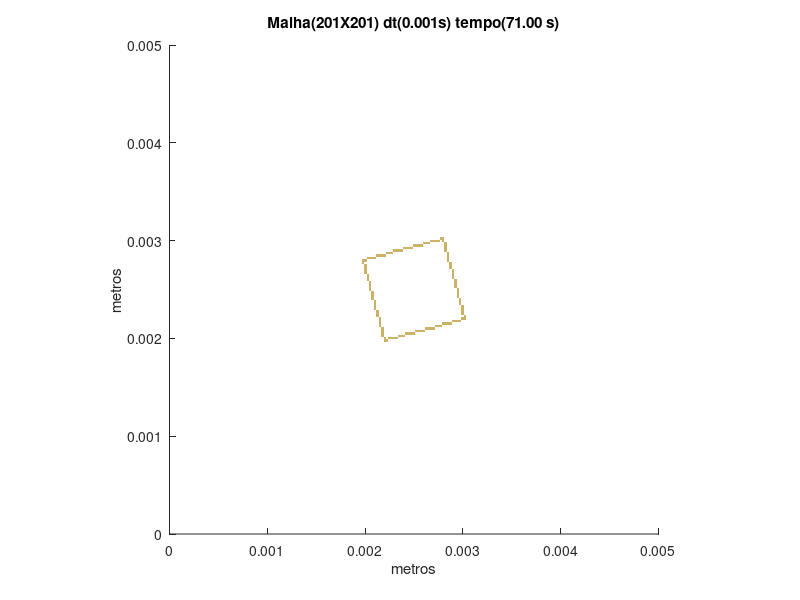

This chart was generated by the following MATLAB code:
set (gca,'PlotBoxAspectRatio',[1 1 1],'Xlim',[0,0.005],'Ylim',[0,0.005])
hold on
title('Malha(201X201) dt(0.001s) tempo(71.00 s)')
hold on
ylabel('metros')
hold on
xlabel('metros')
hold on

fill([0.00218905472636816 0.00218905472636816 0.00221393034825871 0.00221393034825871],[0.00196517412935323 0.00199004975124378 0.00199004975124378 0.00196517412935323],[0.8,0.7,0.4],'LineStyle','none')

fill([0.00221393034825871 0.00221393034825871 0.00223880597014925 0.00223880597014925],[0.00196517412935323 0.00199004975124378 0.00199004975124378 0.00196517412935323],[0.8,0.7,0.4],'LineStyle','none')

fill([0.00218905472636816 0.00218905472636816 0.00221393034825871 0.00221393034825871],[0.00199004975124378 0.00201492537313433 0.00201492537313433 0.00199004975124378],[0.8,0.7,0.4],'LineStyle','none')

fill([0.00223880597014925 0.00223880597014925 0.0022636815920398 0.0022636815920398],[0.00199004975124378 0.00201492537313433 0.00201492537313433 0.00199004975124378],[0.8,0.7,0.4],'LineStyle','none')

fill([0.0022636815920398 0.0022636815920398 0.00228855721393035 0.00228855721393035],[0.00199004975124378 0.00201492537313433 0.00201492537313433 0.00199004975124378],[0.8,0.7,0.4],'LineStyle','none')

fill([0.00228855721393035 0.00228855721393035 0.0023134328358209 0.0023134328358209],[0.00199004975124378 0.00201492537313433 0.00201492537313433 0.00199004975124378],[0.8,0.7,0.4],'LineStyle','none')

fill([0.0023134328358209 0.0023134328358209 0.00233830845771144 0.00233830845771144],[0.00199004975124378 0.00201492537313433 0.00201492537313433 0.00199004975124378],[0.8,0.7,0.4],'LineStyle','none')

fill([0.00216417910447761 0.00216417910447761 0.00218905472636816 0.00218905472636816],[0.00201492537313433 0.00203980099502488 0.00203980099502488 0.00201492537313433],[0.8,0.7,0.4],'LineStyle','none')

fill([0.00233830845771144 0.00233830845771144 0.00236318407960199 0.00236318407960199],[0.00201492537313433 0.00203980099502488 0.00203980099502488 0.00201492537313433],[0.8,0.7,0.4],'LineStyle','none')

fill([0.00236318407960199 0.00236318407960199 0.00238805970149254 0.00238805970149254],[0.00201492537313433 0.00203980099502488 0.00203980099502488 0.00201492537313433],[0.8,0.7,0.4],'LineStyle','none')

fill([0.00238805970149254 0.00238805970149254 0.00241293532338308 0.00241293532338308],[0.00201492537313433 0.00203980099502488 0.00203980099502488 0.00201492537313433],[0.8,0.7,0.4],'LineStyle','none')

fill([0.00216417910447761 0.00216417910447761 0.00218905472636816 0.00218905472636816],[0.00203980099502488 0.00206467661691542 0.00206467661691542 0.00203980099502488],[0.8,0.7,0.4],'LineStyle','none')

fill([0.00241293532338308 0.00241293532338308 0.00243781094527363 0.00243781094527363],[0.00203980099502488 0.00206467661691542 0.00206467661691542 0.00203980099502488],[0.8,0.7,0.4],'LineStyle','none')

fill([0.00243781094527363 0.00243781094527363 0.00246268656716418 0.00246268656716418],[0.00203980099502488 0.00206467661691542 0.00206467661691542 0.00203980099502488],[0.8,0.7,0.4],'LineStyle','none')

fill([0.00246268656716418 0.00246268656716418 0.00248756218905473 0.00248756218905473],[0.00203980099502488 0.00206467661691542 0.00206467661691542 0.00203980099502488],[0.8,0.7,0.4],'LineStyle','none')

fill([0.00248756218905473 0.00248756218905473 0.00251243781094527 0.00251243781094527],[0.00203980099502488 0.00206467661691542 0.00206467661691542 0.00203980099502488],[0.8,0.7,0.4],'LineStyle','none')

fill([0.00216417910447761 0.00216417910447761 0.00218905472636816 0.00218905472636816],[0.00206467661691542 0.00208955223880597 0.00208955223880597 0.00206467661691542],[0.8,0.7,0.4],'LineStyle','none')

fill([0.00251243781094527 0.00251243781094527 0.00253731343283582 0.00253731343283582],[0.00206467661691542 0.00208955223880597 0.00208955223880597 0.00206467661691542],[0.8,0.7,0.4],'LineStyle','none')

fill([0.00253731343283582 0.00253731343283582 0.00256218905472637 0.00256218905472637],[0.00206467661691542 0.00208955223880597 0.00208955223880597 0.00206467661691542],[0.8,0.7,0.4],'LineStyle','none')

fill([0.00256218905472637 0.00256218905472637 0.00258706467661692 0.00258706467661692],[0.00206467661691542 0.00208955223880597 0.00208955223880597 0.00206467661691542],[0.8,0.7,0.4],'LineStyle','none')

fill([0.00258706467661692 0.00258706467661692 0.00261194029850746 0.00261194029850746],[0.00206467661691542 0.00208955223880597 0.00208955223880597 0.00206467661691542],[0.8,0.7,0.4],'LineStyle','none')

fill([0.00216417910447761 0.00216417910447761 0.00218905472636816 0.00218905472636816],[0.00208955223880597 0.00211442786069652 0.00211442786069652 0.00208955223880597],[0.8,0.7,0.4],'LineStyle','none')

fill([0.00261194029850746 0.00261194029850746 0.00263681592039801 0.00263681592039801],[0.00208955223880597 0.00211442786069652 0.00211442786069652 0.00208955223880597],[0.8,0.7,0.4],'LineStyle','none')

fill([0.00263681592039801 0.00263681592039801 0.00266169154228856 0.00266169154228856],[0.00208955223880597 0.00211442786069652 0.00211442786069652 0.00208955223880597],[0.8,0.7,0.4],'LineStyle','none')

fill([0.00266169154228856 0.00266169154228856 0.0026865671641791 0.0026865671641791],[0.00208955223880597 0.00211442786069652 0.00211442786069652 0.00208955223880597],[0.8,0.7,0.4],'LineStyle','none')

fill([0.0026865671641791 0.0026865671641791 0.00271144278606965 0.00271144278606965],[0.00208955223880597 0.00211442786069652 0.00211442786069652 0.00208955223880597],[0.8,0.7,0.4],'LineStyle','none')

fill([0.00213930348258706 0.00213930348258706 0.00216417910447761 0.00216417910447761],[0.00211442786069652 0.00213930348258706 0.00213930348258706 0.00211442786069652],[0.8,0.7,0.4],'LineStyle','none')

fill([0.00271144278606965 0.00271144278606965 0.0027363184079602 0.0027363184079602],[0.00211442786069652 0.00213930348258706 0.00213930348258706 0.00211442786069652],[0.8,0.7,0.4],'LineStyle','none')

fill([0.0027363184079602 0.0027363184079602 0.00276119402985075 0.00276119402985075],[0.00211442786069652 0.00213930348258706 0.00213930348258706 0.00211442786069652],[0.8,0.7,0.4],'LineStyle','none')

fill([0.00276119402985075 0.00276119402985075 0.00278606965174129 0.00278606965174129],[0.00211442786069652 0.00213930348258706 0.00213930348258706 0.00211442786069652],[0.8,0.7,0.4],'LineStyle','none')

fill([0.00213930348258706 0.00213930348258706 0.00216417910447761 0.00216417910447761],[0.00213930348258706 0.00216417910447761 0.00216417910447761 0.00213930348258706],[0.8,0.7,0.4],'LineStyle','none')

fill([0.00278606965174129 0.00278606965174129 0.00281094527363184 0.00281094527363184],[0.00213930348258706 0.00216417910447761 0.00216417910447761 0.00213930348258706],[0.8,0.7,0.4],'LineStyle','none')

fill([0.00281094527363184 0.00281094527363184 0.00283582089552239 0.00283582089552239],[0.00213930348258706 0.00216417910447761 0.00216417910447761 0.00213930348258706],[0.8,0.7,0.4],'LineStyle','none')

fill([0.00283582089552239 0.00283582089552239 0.00286069651741294 0.00286069651741294],[0.00213930348258706 0.00216417910447761 0.00216417910447761 0.00213930348258706],[0.8,0.7,0.4],'LineStyle','none')

fill([0.00286069651741294 0.00286069651741294 0.00288557213930348 0.00288557213930348],[0.00213930348258706 0.00216417910447761 0.00216417910447761 0.00213930348258706],[0.8,0.7,0.4],'LineStyle','none')

fill([0.00213930348258706 0.00213930348258706 0.00216417910447761 0.00216417910447761],[0.00216417910447761 0.00218905472636816 0.00218905472636816 0.00216417910447761],[0.8,0.7,0.4],'LineStyle','none')

fill([0.00288557213930348 0.00288557213930348 0.00291044776119403 0.00291044776119403],[0.00216417910447761 0.00218905472636816 0.00218905472636816 0.00216417910447761],[0.8,0.7,0.4],'LineStyle','none')

fill([0.00291044776119403 0.00291044776119403 0.00293532338308458 0.00293532338308458],[0.00216417910447761 0.00218905472636816 0.00218905472636816 0.00216417910447761],[0.8,0.7,0.4],'LineStyle','none')

fill([0.00293532338308458 0.00293532338308458 0.00296019900497512 0.00296019900497512],[0.00216417910447761 0.00218905472636816 0.00218905472636816 0.00216417910447761],[0.8,0.7,0.4],'LineStyle','none')

fill([0.00296019900497512 0.00296019900497512 0.00298507462686567 0.00298507462686567],[0.00216417910447761 0.00218905472636816 0.00218905472636816 0.00216417910447761],[0.8,0.7,0.4],'LineStyle','none')

fill([0.00213930348258706 0.00213930348258706 0.00216417910447761 0.00216417910447761],[0.00218905472636816 0.00221393034825871 0.00221393034825871 0.00218905472636816],[0.8,0.7,0.4],'LineStyle','none')

fill([0.00298507462686567 0.00298507462686567 0.00300995024875622 0.00300995024875622],[0.00218905472636816 0.00221393034825871 0.00221393034825871 0.00218905472636816],[0.8,0.7,0.4],'LineStyle','none')

fill([0.00300995024875622 0.00300995024875622 0.00303482587064677 0.00303482587064677],[0.00218905472636816 0.00221393034825871 0.00221393034825871 0.00218905472636816],[0.8,0.7,0.4],'LineStyle','none')

fill([0.00211442786069652 0.00211442786069652 0.00213930348258706 0.00213930348258706],[0.00221393034825871 0.00223880597014925 0.00223880597014925 0.00221393034825871],[0.8,0.7,0.4],'LineStyle','none')

fill([0.00300995024875622 0.00300995024875622 0.00303482587064677 0.00303482587064677],[0.00221393034825871 0.00223880597014925 0.00223880597014925 0.00221393034825871],[0.8,0.7,0.4],'LineStyle','none')

fill([0.00211442786069652 0.00211442786069652 0.00213930348258706 0.00213930348258706],[0.00223880597014925 0.0022636815920398 0.0022636815920398 0.00223880597014925],[0.8,0.7,0.4],'LineStyle','none')

fill([0.00298507462686567 0.00298507462686567 0.00300995024875622 0.00300995024875622],[0.00223880597014925 0.0022636815920398 0.0022636815920398 0.00223880597014925],[0.8,0.7,0.4],'LineStyle','none')

fill([0.00211442786069652 0.00211442786069652 0.00213930348258706 0.00213930348258706],[0.0022636815920398 0.00228855721393035 0.00228855721393035 0.0022636815920398],[0.8,0.7,0.4],'LineStyle','none')

fill([0.00298507462686567 0.00298507462686567 0.00300995024875622 0.00300995024875622],[0.0022636815920398 0.00228855721393035 0.00228855721393035 0.0022636815920398],[0.8,0.7,0.4],'LineStyle','none')

fill([0.00208955223880597 0.00208955223880597 0.00211442786069652 0.00211442786069652],[0.00228855721393035 0.0023134328358209 0.0023134328358209 0.00228855721393035],[0.8,0.7,0.4],'LineStyle','none')

fill([0.00298507462686567 0.00298507462686567 0.00300995024875622 0.00300995024875622],[0.00228855721393035 0.0023134328358209 0.0023134328358209 0.00228855721393035],[0.8,0.7,0.4],'LineStyle','none')

fill([0.00208955223880597 0.00208955223880597 0.00211442786069652 0.00211442786069652],[0.0023134328358209 0.00233830845771144 0.00233830845771144 0.0023134328358209],[0.8,0.7,0.4],'LineStyle','none')

fill([0.00298507462686567 0.00298507462686567 0.00300995024875622 0.00300995024875622],[0.0023134328358209 0.00233830845771144 0.00233830845771144 0.0023134328358209],[0.8,0.7,0.4],'LineStyle','none')

fill([0.00208955223880597 0.00208955223880597 0.00211442786069652 0.00211442786069652],[0.00233830845771144 0.00236318407960199 0.00236318407960199 0.00233830845771144],[0.8,0.7,0.4],'LineStyle','none')

fill([0.00296019900497512 0.00296019900497512 0.00298507462686567 0.00298507462686567],[0.00233830845771144 0.00236318407960199 0.00236318407960199 0.00233830845771144],[0.8,0.7,0.4],'LineStyle','none')

fill([0.00208955223880597 0.00208955223880597 0.00211442786069652 0.00211442786069652],[0.00236318407960199 0.00238805970149254 0.00238805970149254 0.00236318407960199],[0.8,0.7,0.4],'LineStyle','none')

fill([0.00296019900497512 0.00296019900497512 0.00298507462686567 0.00298507462686567],[0.00236318407960199 0.00238805970149254 0.00238805970149254 0.00236318407960199],[0.8,0.7,0.4],'LineStyle','none')

fill([0.00206467661691542 0.00206467661691542 0.00208955223880597 0.00208955223880597],[0.00238805970149254 0.00241293532338308 0.00241293532338308 0.00238805970149254],[0.8,0.7,0.4],'LineStyle','none')

fill([0.00296019900497512 0.00296019900497512 0.00298507462686567 0.00298507462686567],[0.00238805970149254 0.00241293532338308 0.00241293532338308 0.00238805970149254],[0.8,0.7,0.4],'LineStyle','none')

fill([0.00206467661691542 0.00206467661691542 0.00208955223880597 0.00208955223880597],[0.00241293532338308 0.00243781094527363 0.00243781094527363 0.00241293532338308],[0.8,0.7,0.4],'LineStyle','none')

fill([0.00293532338308458 0.00293532338308458 0.00296019900497512 0.00296019900497512],[0.00241293532338308 0.00243781094527363 0.00243781094527363 0.00241293532338308],[0.8,0.7,0.4],'LineStyle','none')

fill([0.00206467661691542 0.00206467661691542 0.00208955223880597 0.00208955223880597],[0.00243781094527363 0.00246268656716418 0.00246268656716418 0.00243781094527363],[0.8,0.7,0.4],'LineStyle','none')

fill([0.00293532338308458 0.00293532338308458 0.00296019900497512 0.00296019900497512],[0.00243781094527363 0.00246268656716418 0.00246268656716418 0.00243781094527363],[0.8,0.7,0.4],'LineStyle','none')

fill([0.00206467661691542 0.00206467661691542 0.00208955223880597 0.00208955223880597],[0.00246268656716418 0.00248756218905473 0.00248756218905473 0.00246268656716418],[0.8,0.7,0.4],'LineStyle','none')

fill([0.00293532338308458 0.00293532338308458 0.00296019900497512 0.00296019900497512],[0.00246268656716418 0.00248756218905473 0.00248756218905473 0.00246268656716418],[0.8,0.7,0.4],'LineStyle','none')

fill([0.00203980099502488 0.00203980099502488 0.00206467661691542 0.00206467661691542],[0.00248756218905473 0.00251243781094527 0.00251243781094527 0.00248756218905473],[0.8,0.7,0.4],'LineStyle','none')

fill([0.00293532338308458 0.00293532338308458 0.00296019900497512 0.00296019900497512],[0.00248756218905473 0.00251243781094527 0.00251243781094527 0.00248756218905473],[0.8,0.7,0.4],'LineStyle','none')

fill([0.00203980099502488 0.00203980099502488 0.00206467661691542 0.00206467661691542],[0.00251243781094527 0.00253731343283582 0.00253731343283582 0.00251243781094527],[0.8,0.7,0.4],'LineStyle','none')

fill([0.00291044776119403 0.00291044776119403 0.00293532338308458 0.00293532338308458],[0.00251243781094527 0.00253731343283582 0.00253731343283582 0.00251243781094527],[0.8,0.7,0.4],'LineStyle','none')

fill([0.00203980099502488 0.00203980099502488 0.00206467661691542 0.00206467661691542],[0.00253731343283582 0.00256218905472637 0.00256218905472637 0.00253731343283582],[0.8,0.7,0.4],'LineStyle','none')

fill([0.00291044776119403 0.00291044776119403 0.00293532338308458 0.00293532338308458],[0.00253731343283582 0.00256218905472637 0.00256218905472637 0.00253731343283582],[0.8,0.7,0.4],'LineStyle','none')

fill([0.00203980099502488 0.00203980099502488 0.00206467661691542 0.00206467661691542],[0.00256218905472637 0.00258706467661692 0.00258706467661692 0.00256218905472637],[0.8,0.7,0.4],'LineStyle','none')

fill([0.00291044776119403 0.00291044776119403 0.00293532338308458 0.00293532338308458],[0.00256218905472637 0.00258706467661692 0.00258706467661692 0.00256218905472637],[0.8,0.7,0.4],'LineStyle','none')

fill([0.00201492537313433 0.00201492537313433 0.00203980099502488 0.00203980099502488],[0.00258706467661692 0.00261194029850746 0.00261194029850746 0.00258706467661692],[0.8,0.7,0.4],'LineStyle','none')

fill([0.00291044776119403 0.00291044776119403 0.00293532338308458 0.00293532338308458],[0.00258706467661692 0.00261194029850746 0.00261194029850746 0.00258706467661692],[0.8,0.7,0.4],'LineStyle','none')

fill([0.00201492537313433 0.00201492537313433 0.00203980099502488 0.00203980099502488],[0.00261194029850746 0.00263681592039801 0.00263681592039801 0.00261194029850746],[0.8,0.7,0.4],'LineStyle','none')

fill([0.00288557213930348 0.00288557213930348 0.00291044776119403 0.00291044776119403],[0.00261194029850746 0.00263681592039801 0.00263681592039801 0.00261194029850746],[0.8,0.7,0.4],'LineStyle','none')

fill([0.00201492537313433 0.00201492537313433 0.00203980099502488 0.00203980099502488],[0.00263681592039801 0.00266169154228856 0.00266169154228856 0.00263681592039801],[0.8,0.7,0.4],'LineStyle','none')

fill([0.00288557213930348 0.00288557213930348 0.00291044776119403 0.00291044776119403],[0.00263681592039801 0.00266169154228856 0.00266169154228856 0.00263681592039801],[0.8,0.7,0.4],'LineStyle','none')

fill([0.00199004975124378 0.00199004975124378 0.00201492537313433 0.00201492537313433],[0.00266169154228856 0.0026865671641791 0.0026865671641791 0.00266169154228856],[0.8,0.7,0.4],'LineStyle','none')

fill([0.00288557213930348 0.00288557213930348 0.00291044776119403 0.00291044776119403],[0.00266169154228856 0.0026865671641791 0.0026865671641791 0.00266169154228856],[0.8,0.7,0.4],'LineStyle','none')

fill([0.00199004975124378 0.00199004975124378 0.00201492537313433 0.00201492537313433],[0.0026865671641791 0.00271144278606965 0.00271144278606965 0.0026865671641791],[0.8,0.7,0.4],'LineStyle','none')

fill([0.00288557213930348 0.00288557213930348 0.00291044776119403 0.00291044776119403],[0.0026865671641791 0.00271144278606965 0.00271144278606965 0.0026865671641791],[0.8,0.7,0.4],'LineStyle','none')

fill([0.00199004975124378 0.00199004975124378 0.00201492537313433 0.00201492537313433],[0.00271144278606965 0.0027363184079602 0.0027363184079602 0.00271144278606965],[0.8,0.7,0.4],'LineStyle','none')

fill([0.00286069651741294 0.00286069651741294 0.00288557213930348 0.00288557213930348],[0.00271144278606965 0.0027363184079602 0.0027363184079602 0.00271144278606965],[0.8,0.7,0.4],'LineStyle','none')

fill([0.00199004975124378 0.00199004975124378 0.00201492537313433 0.00201492537313433],[0.0027363184079602 0.00276119402985075 0.00276119402985075 0.0027363184079602],[0.8,0.7,0.4],'LineStyle','none')

fill([0.00286069651741294 0.00286069651741294 0.00288557213930348 0.00288557213930348],[0.0027363184079602 0.00276119402985075 0.00276119402985075 0.0027363184079602],[0.8,0.7,0.4],'LineStyle','none')

fill([0.00196517412935323 0.00196517412935323 0.00199004975124378 0.00199004975124378],[0.00276119402985075 0.00278606965174129 0.00278606965174129 0.00276119402985075],[0.8,0.7,0.4],'LineStyle','none')

fill([0.00286069651741294 0.00286069651741294 0.00288557213930348 0.00288557213930348],[0.00276119402985075 0.00278606965174129 0.00278606965174129 0.00276119402985075],[0.8,0.7,0.4],'LineStyle','none')

fill([0.00196517412935323 0.00196517412935323 0.00199004975124378 0.00199004975124378],[0.00278606965174129 0.00281094527363184 0.00281094527363184 0.00278606965174129],[0.8,0.7,0.4],'LineStyle','none')

fill([0.00199004975124378 0.00199004975124378 0.00201492537313433 0.00201492537313433],[0.00278606965174129 0.00281094527363184 0.00281094527363184 0.00278606965174129],[0.8,0.7,0.4],'LineStyle','none')

fill([0.00283582089552239 0.00283582089552239 0.00286069651741294 0.00286069651741294],[0.00278606965174129 0.00281094527363184 0.00281094527363184 0.00278606965174129],[0.8,0.7,0.4],'LineStyle','none')

fill([0.00201492537313433 0.00201492537313433 0.00203980099502488 0.00203980099502488],[0.00281094527363184 0.00283582089552239 0.00283582089552239 0.00281094527363184],[0.8,0.7,0.4],'LineStyle','none')

fill([0.00203980099502488 0.00203980099502488 0.00206467661691542 0.00206467661691542],[0.00281094527363184 0.00283582089552239 0.00283582089552239 0.00281094527363184],[0.8,0.7,0.4],'LineStyle','none')

fill([0.00206467661691542 0.00206467661691542 0.00208955223880597 0.00208955223880597],[0.00281094527363184 0.00283582089552239 0.00283582089552239 0.00281094527363184],[0.8,0.7,0.4],'LineStyle','none')

fill([0.00208955223880597 0.00208955223880597 0.00211442786069652 0.00211442786069652],[0.00281094527363184 0.00283582089552239 0.00283582089552239 0.00281094527363184],[0.8,0.7,0.4],'LineStyle','none')

fill([0.00283582089552239 0.00283582089552239 0.00286069651741294 0.00286069651741294],[0.00281094527363184 0.00283582089552239 0.00283582089552239 0.00281094527363184],[0.8,0.7,0.4],'LineStyle','none')

fill([0.00211442786069652 0.00211442786069652 0.00213930348258706 0.00213930348258706],[0.00283582089552239 0.00286069651741294 0.00286069651741294 0.00283582089552239],[0.8,0.7,0.4],'LineStyle','none')

fill([0.00213930348258706 0.00213930348258706 0.00216417910447761 0.00216417910447761],[0.00283582089552239 0.00286069651741294 0.00286069651741294 0.00283582089552239],[0.8,0.7,0.4],'LineStyle','none')

fill([0.00216417910447761 0.00216417910447761 0.00218905472636816 0.00218905472636816],[0.00283582089552239 0.00286069651741294 0.00286069651741294 0.00283582089552239],[0.8,0.7,0.4],'LineStyle','none')

fill([0.00218905472636816 0.00218905472636816 0.00221393034825871 0.00221393034825871],[0.00283582089552239 0.00286069651741294 0.00286069651741294 0.00283582089552239],[0.8,0.7,0.4],'LineStyle','none')

fill([0.00283582089552239 0.00283582089552239 0.00286069651741294 0.00286069651741294],[0.00283582089552239 0.00286069651741294 0.00286069651741294 0.00283582089552239],[0.8,0.7,0.4],'LineStyle','none')

fill([0.00221393034825871 0.00221393034825871 0.00223880597014925 0.00223880597014925],[0.00286069651741294 0.00288557213930348 0.00288557213930348 0.00286069651741294],[0.8,0.7,0.4],'LineStyle','none')

fill([0.00223880597014925 0.00223880597014925 0.0022636815920398 0.0022636815920398],[0.00286069651741294 0.00288557213930348 0.00288557213930348 0.00286069651741294],[0.8,0.7,0.4],'LineStyle','none')

fill([0.0022636815920398 0.0022636815920398 0.00228855721393035 0.00228855721393035],[0.00286069651741294 0.00288557213930348 0.00288557213930348 0.00286069651741294],[0.8,0.7,0.4],'LineStyle','none')

fill([0.00283582089552239 0.00283582089552239 0.00286069651741294 0.00286069651741294],[0.00286069651741294 0.00288557213930348 0.00288557213930348 0.00286069651741294],[0.8,0.7,0.4],'LineStyle','none')

fill([0.00228855721393035 0.00228855721393035 0.0023134328358209 0.0023134328358209],[0.00288557213930348 0.00291044776119403 0.00291044776119403 0.00288557213930348],[0.8,0.7,0.4],'LineStyle','none')

fill([0.0023134328358209 0.0023134328358209 0.00233830845771144 0.00233830845771144],[0.00288557213930348 0.00291044776119403 0.00291044776119403 0.00288557213930348],[0.8,0.7,0.4],'LineStyle','none')

fill([0.00233830845771144 0.00233830845771144 0.00236318407960199 0.00236318407960199],[0.00288557213930348 0.00291044776119403 0.00291044776119403 0.00288557213930348],[0.8,0.7,0.4],'LineStyle','none')

fill([0.00236318407960199 0.00236318407960199 0.00238805970149254 0.00238805970149254],[0.00288557213930348 0.00291044776119403 0.00291044776119403 0.00288557213930348],[0.8,0.7,0.4],'LineStyle','none')

fill([0.00281094527363184 0.00281094527363184 0.00283582089552239 0.00283582089552239],[0.00288557213930348 0.00291044776119403 0.00291044776119403 0.00288557213930348],[0.8,0.7,0.4],'LineStyle','none')

fill([0.00238805970149254 0.00238805970149254 0.00241293532338308 0.00241293532338308],[0.00291044776119403 0.00293532338308458 0.00293532338308458 0.00291044776119403],[0.8,0.7,0.4],'LineStyle','none')

fill([0.00241293532338308 0.00241293532338308 0.00243781094527363 0.00243781094527363],[0.00291044776119403 0.00293532338308458 0.00293532338308458 0.00291044776119403],[0.8,0.7,0.4],'LineStyle','none')

fill([0.00243781094527363 0.00243781094527363 0.00246268656716418 0.00246268656716418],[0.00291044776119403 0.00293532338308458 0.00293532338308458 0.00291044776119403],[0.8,0.7,0.4],'LineStyle','none')

fill([0.00246268656716418 0.00246268656716418 0.00248756218905473 0.00248756218905473],[0.00291044776119403 0.00293532338308458 0.00293532338308458 0.00291044776119403],[0.8,0.7,0.4],'LineStyle','none')

fill([0.00281094527363184 0.00281094527363184 0.00283582089552239 0.00283582089552239],[0.00291044776119403 0.00293532338308458 0.00293532338308458 0.00291044776119403],[0.8,0.7,0.4],'LineStyle','none')

fill([0.00248756218905473 0.00248756218905473 0.00251243781094527 0.00251243781094527],[0.00293532338308458 0.00296019900497512 0.00296019900497512 0.00293532338308458],[0.8,0.7,0.4],'LineStyle','none')

fill([0.00251243781094527 0.00251243781094527 0.00253731343283582 0.00253731343283582],[0.00293532338308458 0.00296019900497512 0.00296019900497512 0.00293532338308458],[0.8,0.7,0.4],'LineStyle','none')

fill([0.00253731343283582 0.00253731343283582 0.00256218905472637 0.00256218905472637],[0.00293532338308458 0.00296019900497512 0.00296019900497512 0.00293532338308458],[0.8,0.7,0.4],'LineStyle','none')

fill([0.00256218905472637 0.00256218905472637 0.00258706467661692 0.00258706467661692],[0.00293532338308458 0.00296019900497512 0.00296019900497512 0.00293532338308458],[0.8,0.7,0.4],'LineStyle','none')

fill([0.00281094527363184 0.00281094527363184 0.00283582089552239 0.00283582089552239],[0.00293532338308458 0.00296019900497512 0.00296019900497512 0.00293532338308458],[0.8,0.7,0.4],'LineStyle','none')

fill([0.00258706467661692 0.00258706467661692 0.00261194029850746 0.00261194029850746],[0.00296019900497512 0.00298507462686567 0.00298507462686567 0.00296019900497512],[0.8,0.7,0.4],'LineStyle','none')

fill([0.00261194029850746 0.00261194029850746 0.00263681592039801 0.00263681592039801],[0.00296019900497512 0.00298507462686567 0.00298507462686567 0.00296019900497512],[0.8,0.7,0.4],'LineStyle','none')

fill([0.00263681592039801 0.00263681592039801 0.00266169154228856 0.00266169154228856],[0.00296019900497512 0.00298507462686567 0.00298507462686567 0.00296019900497512],[0.8,0.7,0.4],'LineStyle','none')

fill([0.00281094527363184 0.00281094527363184 0.00283582089552239 0.00283582089552239],[0.00296019900497512 0.00298507462686567 0.00298507462686567 0.00296019900497512],[0.8,0.7,0.4],'LineStyle','none')

fill([0.00266169154228856 0.00266169154228856 0.0026865671641791 0.0026865671641791],[0.00298507462686567 0.00300995024875622 0.00300995024875622 0.00298507462686567],[0.8,0.7,0.4],'LineStyle','none')

fill([0.0026865671641791 0.0026865671641791 0.00271144278606965 0.00271144278606965],[0.00298507462686567 0.00300995024875622 0.00300995024875622 0.00298507462686567],[0.8,0.7,0.4],'LineStyle','none')

fill([0.00271144278606965 0.00271144278606965 0.0027363184079602 0.0027363184079602],[0.00298507462686567 0.00300995024875622 0.00300995024875622 0.00298507462686567],[0.8,0.7,0.4],'LineStyle','none')

fill([0.0027363184079602 0.0027363184079602 0.00276119402985075 0.00276119402985075],[0.00298507462686567 0.00300995024875622 0.00300995024875622 0.00298507462686567],[0.8,0.7,0.4],'LineStyle','none')

fill([0.00278606965174129 0.00278606965174129 0.00281094527363184 0.00281094527363184],[0.00298507462686567 0.00300995024875622 0.00300995024875622 0.00298507462686567],[0.8,0.7,0.4],'LineStyle','none')

fill([0.00276119402985075 0.00276119402985075 0.00278606965174129 0.00278606965174129],[0.00300995024875622 0.00303482587064677 0.00303482587064677 0.00300995024875622],[0.8,0.7,0.4],'LineStyle','none')

fill([0.00278606965174129 0.00278606965174129 0.00281094527363184 0.00281094527363184],[0.00300995024875622 0.00303482587064677 0.00303482587064677 0.00300995024875622],[0.8,0.7,0.4],'LineStyle','none')
